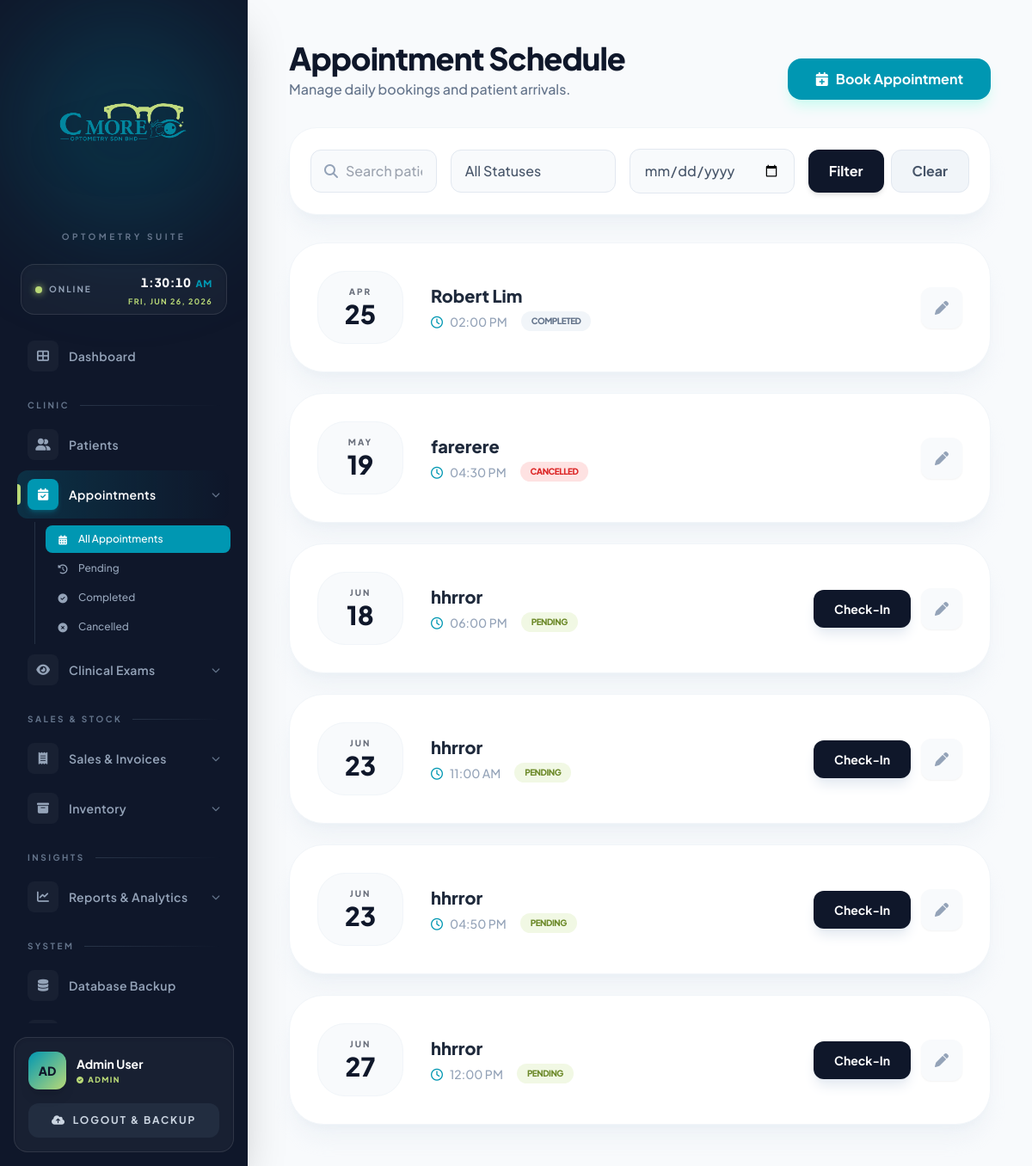
Before: /appointment.php (signed in) with the older database file.
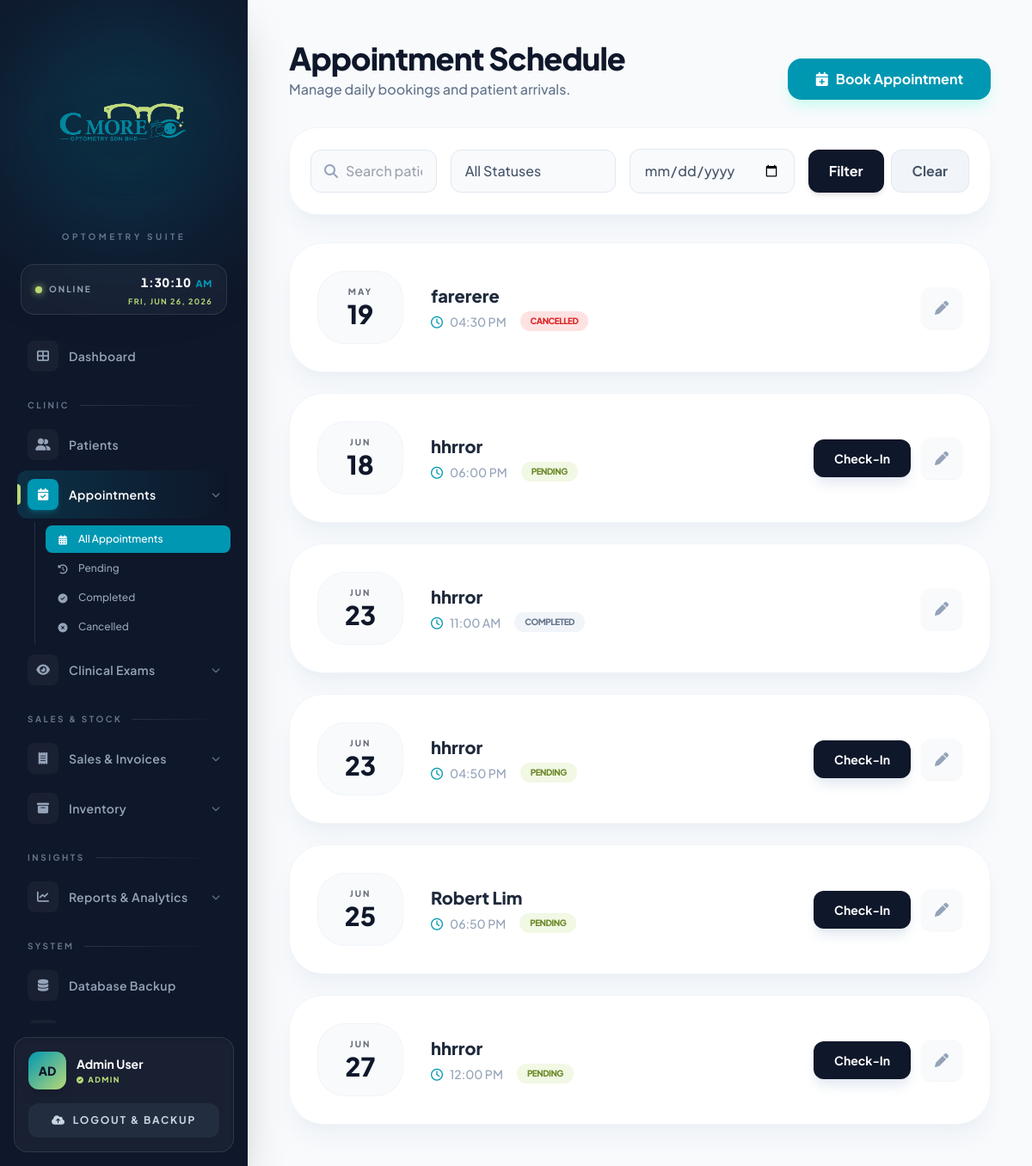
After: the same page with the newer database file.
### tables this page shows
CREATE TABLE `appointment` (
  `APPOINTMENT_ID` int(11) NOT NULL AUTO_INCREMENT,
  `PATIENT_ID` int(11) NOT NULL,
  `STAFF_ID` int(11) NOT NULL,
  `APPOINTMENT_DATETIME` datetime NOT NULL,
  `STATUS` varchar(50) DEFAULT 'Scheduled',
  PRIMARY KEY (`APPOINTMENT_ID`),
  KEY `fk_appt_patient` (`PATIENT_ID`),
  KEY `fk_appt_staff` (`STAFF_ID`),
  CONSTRAINT `fk_appt_patient` FOREIGN KEY (`PATIENT_ID`) REFERENCES `patient` (`PATIENT_ID`) ON DELETE CASCADE,
  CONSTRAINT `fk_appt_staff` FOREIGN KEY (`STAFF_ID`) REFERENCES `user` (`USER_ID`) ON DELETE CASCADE
);

CREATE TABLE `patient` (
  `PATIENT_ID` int(11) NOT NULL AUTO_INCREMENT,
  `NAME` varchar(100) NOT NULL,
  `IC_NUMBER` varchar(20) DEFAULT NULL,
  `PHONE_NUMBER` varchar(20) DEFAULT NULL,
  `ADDRESS` text DEFAULT NULL,
  `REGISTRATION_DATE` date NOT NULL,
  `CONNECTION_RELATIONSHIP` varchar(100) DEFAULT NULL,
  `FOLLOW_UP_INTERVAL` varchar(50) DEFAULT NULL,
  `COMPLAINTS` text DEFAULT NULL,
  PRIMARY KEY (`PATIENT_ID`),
  UNIQUE KEY `IC_NUMBER` (`IC_NUMBER`)
);

### appointment.php (the view, shortened to what the changed rows need)
<?php
include('config.php');
?>
<!DOCTYPE html>
<html lang="en">
<head>
    <script src="https://cdn.tailwindcss.com"></script>
    <link rel="stylesheet" href="https://cdnjs.cloudflare.com/ajax/libs/font-awesome/6.0.0/css/all.min.css">
</head>
<body class="bg-[#f8fafc] flex min-h-screen text-slate-900">
    <?php include('sidebar.php'); ?>
    <main class="flex-1 ml-72 p-12">
        <header class="flex justify-between items-end mb-8">
            <div>
                <h1 class="text-4xl font-extrabold text-slate-900 tracking-tight">Appointment Schedule</h1>
            </div>
        </header>
        <div class="grid grid-cols-1 gap-6">
            <?php
            $sql = "SELECT A.*, P.NAME as PATIENT_NAME
                    FROM APPOINTMENT A
                    JOIN PATIENT P ON A.PATIENT_ID = P.PATIENT_ID
                    WHERE 1=1";
            $sql .= " ORDER BY A.APPOINTMENT_DATETIME ASC";
            $res = mysqli_query($conn, $sql);
            if(mysqli_num_rows($res) > 0):
                while($row = mysqli_fetch_assoc($res)):
                    $status = (empty($row['STATUS']) || $row['STATUS'] == 'Scheduled') ? 'Pending' : $row['STATUS'];
                    if ($status == 'Completed') {
                        $status_class = 'bg-slate-100 text-slate-500';
                        $border_hover = 'hover:border-slate-300';
                    } elseif ($status == 'Checked-In') {
                        $status_class = 'bg-blue-100 text-blue-600';
                        $border_hover = 'hover:border-blue-300';
                    } elseif ($status == 'Cancelled') {
                        $status_class = 'bg-red-100 text-red-600';
                        $border_hover = 'hover:border-red-300';
                    } else {
                        $status_class = 'bg-[#B9D977]/20 text-[#6d8a2a]';
                        $border_hover = 'hover:border-[#0097B2]/30';
                    }
            ?>
            <div class="bg-white p-8 rounded-[2.5rem] border border-slate-100 shadow-xl shadow-slate-200/40 flex flex-col md:flex-row md:items-center justify-between group <?php echo $border_hover; ?> transition-all duration-300">
                <div class="flex items-center space-x-8 mb-4 md:mb-0">
                    <div class="text-center bg-slate-50 p-4 rounded-[2rem] min-w-[100px] border border-slate-100 group-hover:bg-[#0097B2] group-hover:text-white transition-colors">
                        <p class="text-[10px] uppercase font-black tracking-[0.2em] opacity-60"><?php echo date('M', strtotime($row['APPOINTMENT_DATETIME'])); ?></p>
                        <p class="text-3xl font-black"><?php echo date('d', strtotime($row['APPOINTMENT_DATETIME'])); ?></p>
                    </div>
                    <div>
                        <h4 class="font-extrabold text-xl text-slate-800"><?php echo htmlspecialchars($row['PATIENT_NAME']); ?></h4>
                        <div class="flex items-center space-x-4 mt-1">
                            <span class="text-sm font-medium text-slate-400">
                                <i class="fa-regular fa-clock mr-2 text-[#0097B2]"></i><?php echo date('h:i A', strtotime($row['APPOINTMENT_DATETIME'])); ?>
                            </span>
                            <span class="px-3 py-1 rounded-full text-[10px] font-black uppercase tracking-tighter <?php echo $status_class; ?>">
                                <?php echo $status; ?>
                            </span>
                        </div>
                    </div>
                </div>
                <div class="flex items-center space-x-3">
                    <?php if($status == 'Pending' || $status == ''): ?>
                        <a href="appointment.php?action=checkin&id=<?php echo $row['APPOINTMENT_ID']; ?>" class="bg-slate-900 text-white px-6 py-3 rounded-xl text-sm font-bold hover:bg-[#0097B2] transition-colors shadow-lg shadow-slate-200">
                            Check-In
                        </a>
                    <?php elseif($status == 'Checked-In'): ?>
                        <a href="appointment.php?action=complete&id=<?php echo $row['APPOINTMENT_ID']; ?>" class="bg-[#0097B2] text-white px-6 py-3 rounded-xl text-sm font-bold hover:bg-teal-600 transition-colors shadow-lg shadow-teal-100">
                            <i class="fa-solid fa-check mr-2"></i> Complete
                        </a>
                    <?php endif; ?>
                    <a href="appointment_edit.php?id=<?php echo $row['APPOINTMENT_ID']; ?>" class="w-12 h-12 rounded-xl bg-slate-50 text-slate-400 flex items-center justify-center hover:bg-[#B9D977] hover:text-slate-800 transition-all shadow-sm">
                        <i class="fa-solid fa-pen"></i>
                    </a>
                </div>
            </div>
            <?php endwhile; endif; ?>
        </div>
    </main>
</body>
</html>

Changed rows visible on the page:
changed appointment "11:00 AM": STATUS "PENDING" → "COMPLETED"; no longer shows "Check-In"
changed appointment "Robert Lim": APPOINTMENT_DATETIME "APR" → "JUN"; APPOINTMENT_DATETIME "02:00 PM" → "06:50 PM"; STATUS "COMPLETED" → "PENDING"; now shows "Check-In"; moves down the list
